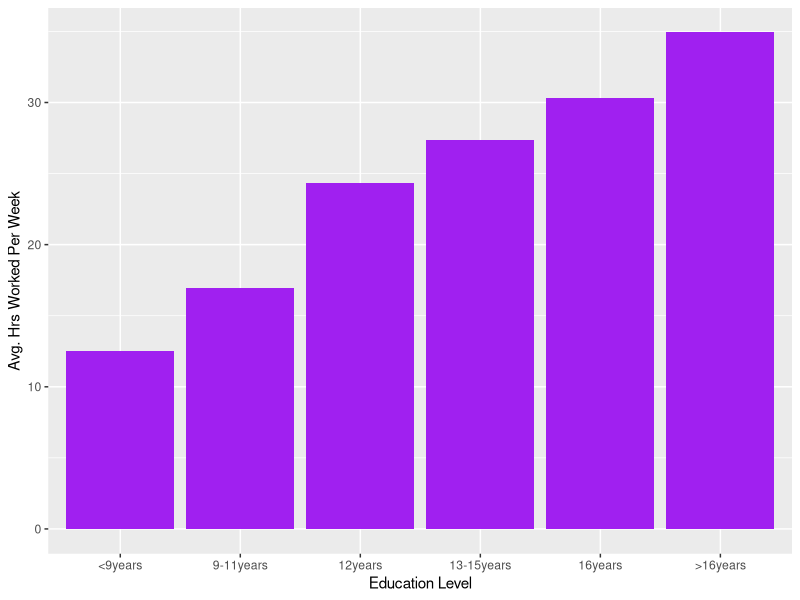
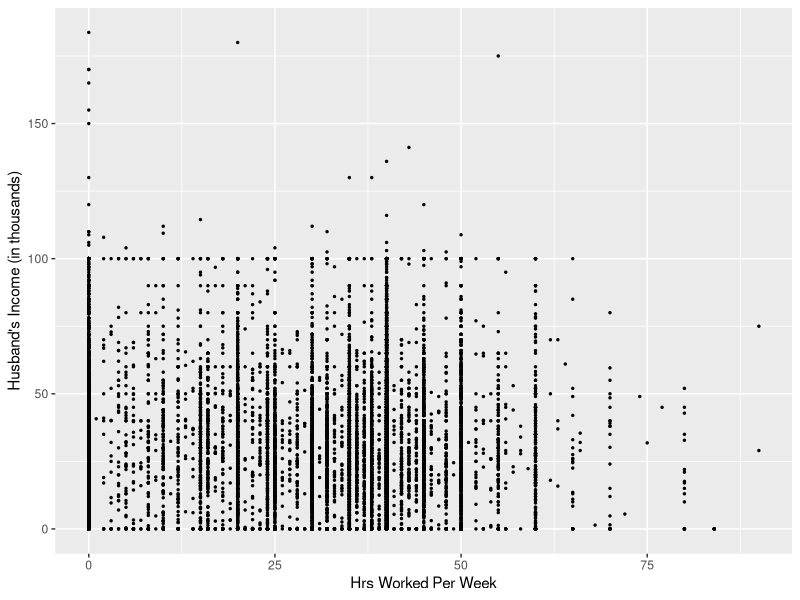
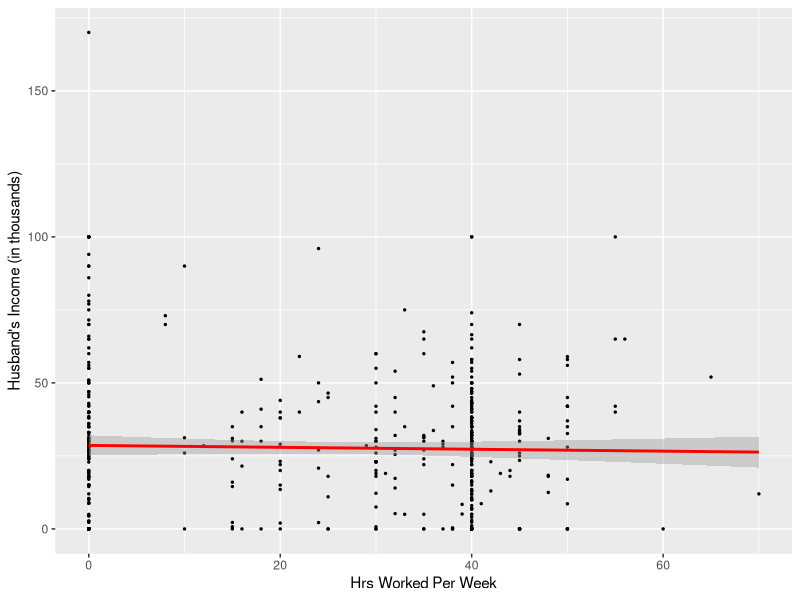

Write the R code that produced these figures, in order.
data <- read.csv("HI.csv")
library(ggplot2)
library(dplyr)

#create levels for the factor variable "Education"
education_order <- c("<9years", "9-11years", "12years", "13-15years", "16years", ">16years")

#make a new df for mean hours worked per education level
data_summary <- data |>
  group_by(education) |>
  summarise(mean_whrswk = mean(whrswk)) |>
  mutate(education = factor(education, levels = education_order))

#First plot: Histogram
ggplot(data_summary, aes(x = education, y = mean_whrswk)) + 
  geom_col(fill = "purple") +
  labs(x = "Education Level", y = "Avg. Hrs Worked Per Week")

#Second plot: Scatterplot (full dataset)
ggplot(data, aes(x = whrswk, y = husby)) +
  geom_point(size = 0.5) +
  labs(x = "Hrs Worked Per Week", y = "Husband's Income (in thousands)")

#Third plot: Scatterplot with a sample of the dataset and correlation line
data_sample <- data |>
  sample_n(500)

ggplot(data_sample, aes(x = whrswk, y = husby)) +
  geom_point(size = 0.5) +
  geom_smooth(method = "lm", color = "red", se = T) +
  labs(x = "Hrs Worked Per Week", y = "Husband's Income (in thousands)")

cor(data$whrswk, data$husby) #equals 0.019




